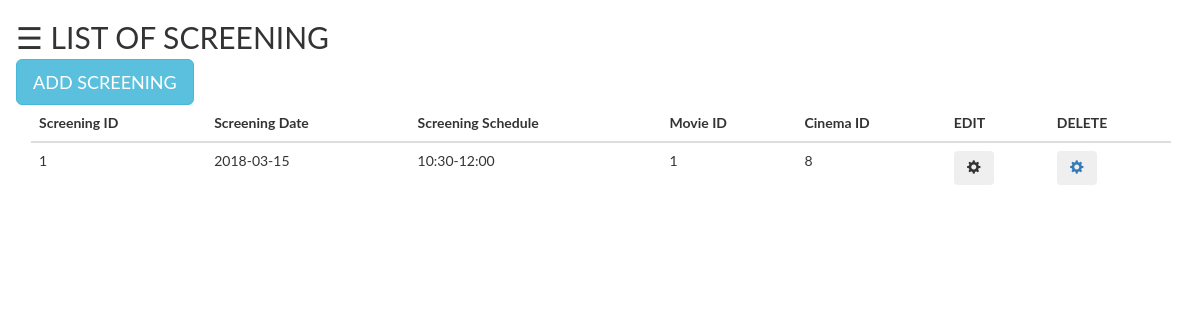
The app's page /admin/adminsc/5, older data.
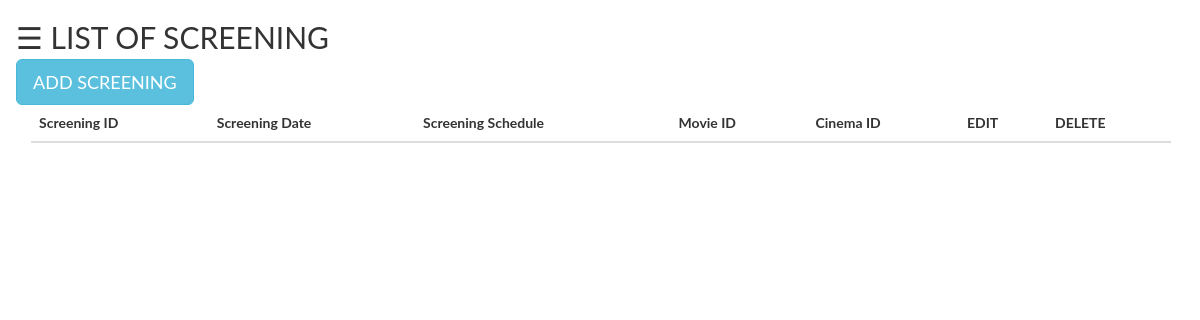
The same page, newer data.
### tables this page shows
CREATE TABLE `screening` (
  `screening_id` int(11) NOT NULL,
  `screening_date` date NOT NULL,
  `screening_sched` varchar(100) NOT NULL,
  `movie_id` int(11) NOT NULL,
  `cinema_id` int(11) NOT NULL
);

### application/controllers/Admin.php (called while the page is built, shortened)
<?php
class Admin extends CI_Controller {
		public function adminsc($flag = 0)
        {
        	$this->load->model('screeningModel');
        	$res = $this->screeningModel->get_screening();
        	$data['rs'] = $res;
			$data['msg_code'] = $flag;
            $this->load->view('adminsc', $data);
        }
}

### index.php (called while the page is built, shortened)
<?php
require_once BASEPATH.'core/CodeIgniter.php';

### application/models/screeningModel.php (called while the page is built, shortened)
<?php
	class ScreeningModel extends CI_Model {
		public function get_screening()
		{
			$query = $this->db->get('screening');
            return $query->result();
		}
	}
?>

### application/views/adminsc.php (the view, shortened to what this page needs)
<!DOCTYPE html>
<html>
<head>
  <link rel="stylesheet" href="<?php echo base_url('resources/css/bootstrap.min.css');?>" >
</head>
<body>
<div id="main">
  <span style="font-size:30px;cursor:pointer" onclick="openNav()">&#9776; LIST OF SCREENING</span>
  <div>
  <button type="button" class="btn btn-info btn-lg" data-toggle="modal" data-target="#myModal">ADD SCREENING</button>
  </div>
  <div>
    <div class="container">
    <div class="table-responsive">
      <table class="table">
      <thead>
        <tr>
        <th>Screening ID</th>
        <th>Screening Date</th>
        <th>Screening Schedule</th>
        <th>Movie ID</th>
        <th>Cinema ID</th>
        <th>EDIT</th>
        <th>DELETE</th>
        </tr>
      </thead>
      <tbody>
        <?php
          foreach($rs as $row){
            $id =  ("{$row->screening_id}");
            $date =  ("{$row->screening_date}");
            $sched =  ("{$row->screening_sched}");
            $m_id =  ("{$row->movie_id}");
            $c_id =  ("{$row->cinema_id}");
              echo "<tr>";
              echo  "<td>".$id."</td>
                <td>".$date."</td>
                <td>".$sched."</td>
                <td>".$m_id."</td>
                <td>".$c_id."</td>
                <td>
				  <button type='button' class='btn' onclick='setVal(".$id.");' data-toggle='modal' data-target='#updateModal'  .style.display='block'\>
                    <span class='glyphicon glyphicon-cog'></span>
                  </button>
                </td>
                <td>
                  <a href='".base_url('admin/deleteScreening/').$id."'><button type='button' class='btn' .style.display='block'\">
                    <span class='glyphicon glyphicon-cog'></span>
                  </button></a>
                </td>
              ";
              echo "</tr>";
          }
          ?>
      </tbody>
      </table>
    </div>
    </div>
  </div>
</div>
</body>
</html>

Row changes from the older to the newer data that the page shows:
removed screening: screening_id "1", screening_date "2018-03-15", screening_sched "10:30-12:00", movie "1", cinema "8"
